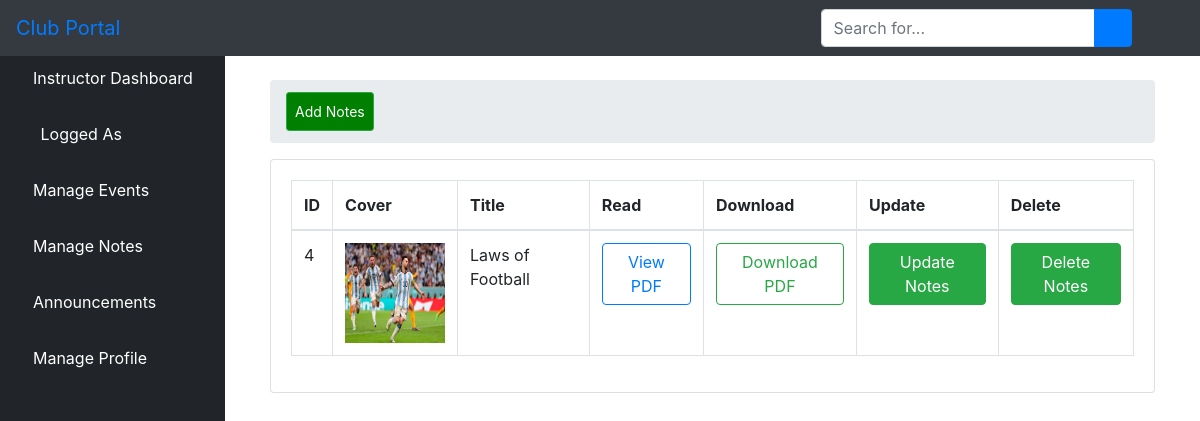
Page /listnotes/ on the earlier database version.
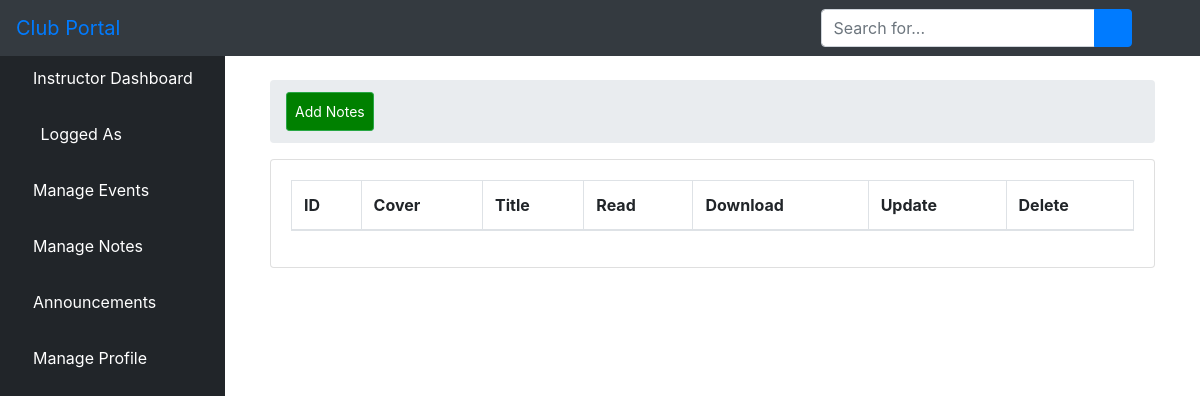
Same page on the later database version.
### elearn/models.py (models this page shows, shortened)
class Notes(models.Model):
    title = models.CharField(max_length=500)
    file = models.FileField(upload_to='', null=True, blank=True)
    cover = models.ImageField(upload_to='', null=True, blank=True)
    course = models.ForeignKey(Course, on_delete=models.CASCADE)
    user = models.ForeignKey(User, on_delete=models.CASCADE)

### elearn/views.py (the view)
# urls.py: path('listnotes/', views.LNotesList.as_view(), name='lnotes'),
class LNotesList(ListView):
    model = Notes
    template_name = 'dashboard/instructor/list_notes.html'
    context_object_name = 'notes'
    paginate_by = 4
    def get_queryset(self):
        return Notes.objects.order_by('-id')

### elearn/templates/dashboard/instructor/list_notes.html (shortened to what the changed rows need)
{% extends 'dashboard/instructor/base.html' %}
{% load static %}
{% block body %}
<div class="container-fluid">
    <div class="row">
        <div class="col-12 mb-3">
            <div class="col-12 mb-3">
                <div id="content-wrapper" style="padding-top: 30px">
                    <div class="container-fluid">
                        <div class="card mb-3">
                            <div class="card-body">
                                <div class="table-responsive">
                                  <table class="table table-bordered" id="dataTable" width="100%" cellspacing="0">
                                        <thead>
                                        <tr>
                                            <th>ID</th>
                                            <th>Cover</th>
                                            <th>Title</th>
                                            <th>Read</th>
                                            <th>Download</th>
                                            <th>Update</th>
                                            <th>Delete</th>
                                        </tr>
                                        </thead>
                                        <tbody>
                                        {% if notes%}
                                        {% for note in notes%}
                                        <tr>
                                            <td>{{ note.id }}</td>
                                            <td>
                                                {% if note.cover %}
                                                <img src="{{ note.cover.url }}" alt="{{ note.title }}"
                                                     style="width:100px; height: 100px">
                                                {% else %}
                                                <span class="text-muted">No cover</span>
                                                {% endif %}
                                            </td>
                                            <td>{{ note.title }}</td>
                                            <td>
                                                {% if note.file %}
                                                <a href="{{ note.file.url }}" class="btn btn-outline-primary"
                                                   target="_blank">
                                                    View PDF</a>
                                                {% else %}
                                                <span class="text-muted">No PDF</span>
                                                {% endif %}
                                            </td>
                                            <td>
                                                {% if note.cover %}
                                                <a href="{{ note.file.url }}" download class="btn btn-outline-success">
                                                    Download PDF</a>
                                                {% else %}
                                                <span class="text-muted">No PDF</span>
                                                {% endif %}
                                            </td>
                                            <td>
                                                <a href="{% url 'update_file' note.pk %}">
                                                    <button type="button" class="btn btn-success">Update Notes</button>
                                                </a>
                                            </td>
                                            <td>
                                                <a href="{% url 'notes-delete' note.pk %}">
                                                    <button type="button" class="btn btn-success">Delete Notes</button>
                                                </a>
                                            </td>
                                        </tr>
                                        {% endfor %}
                                        {% endif %}
                                        </tbody>
                                    </table>
                                </div>
                            </div>
                        </div>
                    </div>
                </div>
            </div>
        </div>
        </body>
        </html>
        {% endblock %}

Differences in the rows shown:
removed Notes: id "4", cover (picture), title "Laws of Football"
